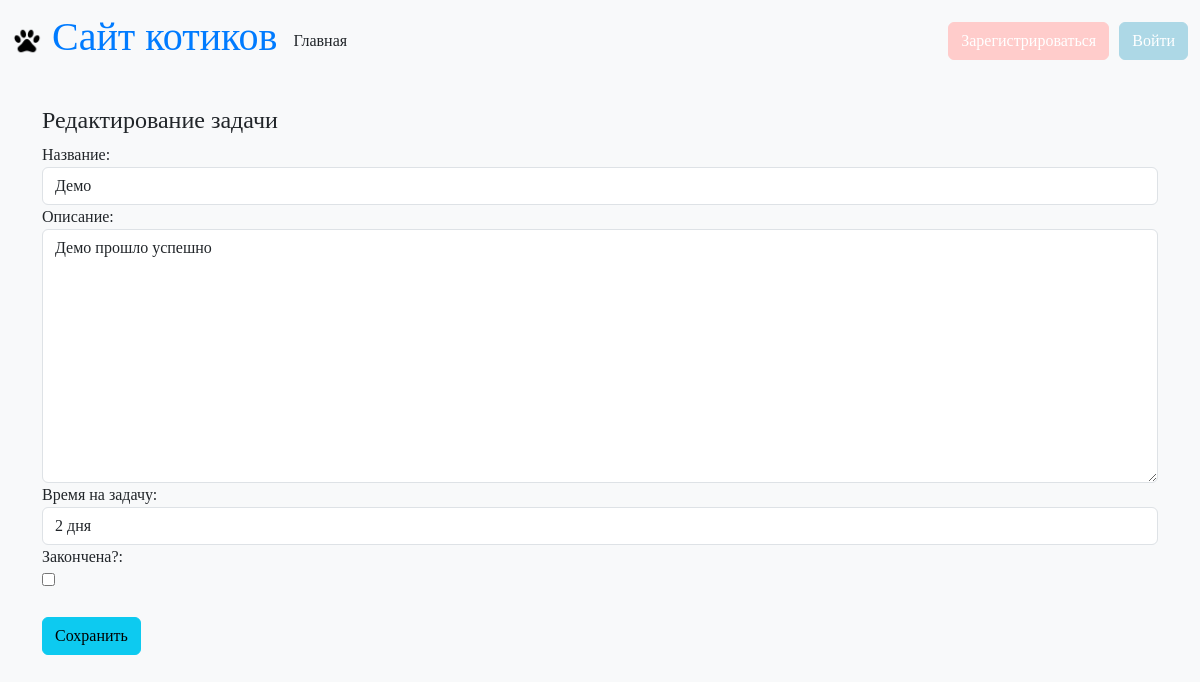
/edit_task/2/, run on an earlier commit of the app's database.
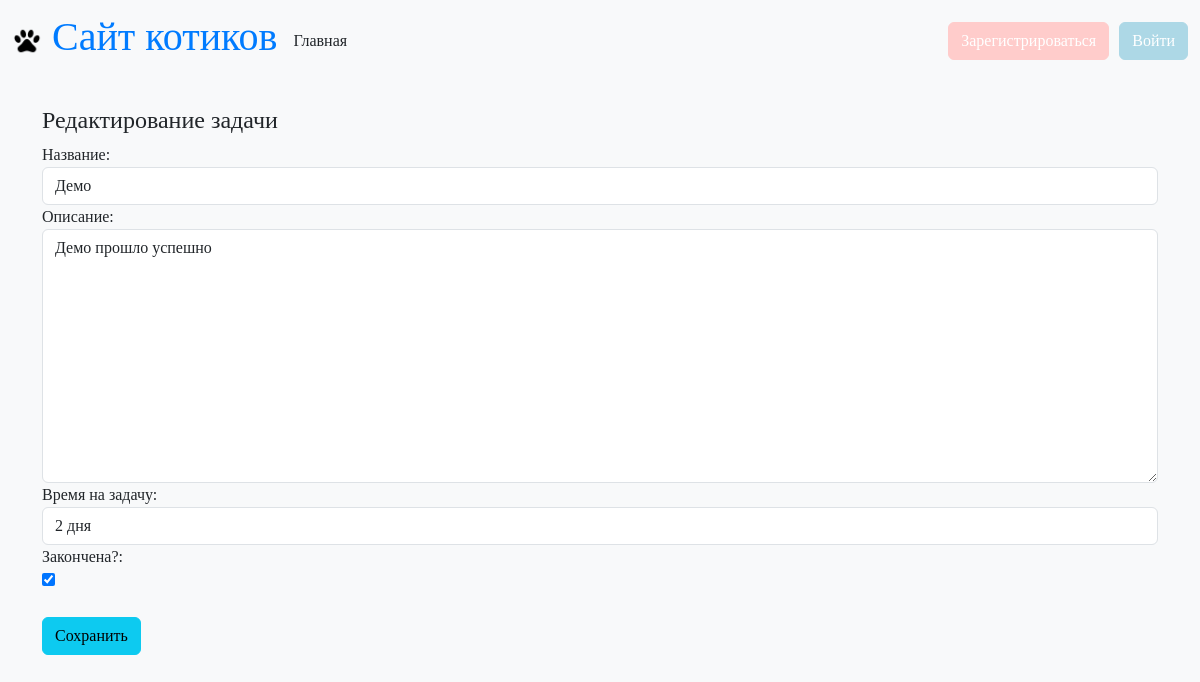
And on a later commit of the database.
### main/models.py (models this page shows, shortened)
class Task(models.Model):
    user = models.ForeignKey(settings.AUTH_USER_MODEL, on_delete=models.CASCADE, verbose_name='Пользователь', related_name='tasks', default=None, null=True)
    title = models.CharField('Название', max_length=100, null=False, blank=False)
    task = models.TextField('Описание', null=False, blank=False)
    work_size = models.CharField('Время на задачу', max_length=100, null=True)
    start_date = models.DateField('Дата начала', default=None, null=True)
    end_date = models.DateField('Дата окончания', default=None, null=True)
    is_finished = models.BooleanField('Закончена?', default=False)
    class Meta:
        verbose_name = 'Задача'
        verbose_name_plural = 'Задачи'

### main/views.py (the view, shortened to what this page needs)
# urls.py: path('edit_task/<int:task_id>/', views.EditTask.as_view(), name='edit_task'),
class EditTask(View):
    template_name = 'tasks/edit_task.html'
    def get(self, request, task_id):
        task = get_object_or_404(Task, id=task_id)
        contex = {'form': EditTaskForm(instance=task), 'task': task}
        return render(request, self.template_name, contex)

### main/forms.py
class EditTaskForm(forms.ModelForm):
    class Meta:
        model = Task
        fields = ['title', 'task', 'work_size', 'is_finished']
        labels = {
            'title': 'Название',
            'task': 'Описание',
            'work_size': 'Время на задачу',
            'is_finished': 'Закончена?'
        }

### main/templates/tasks/edit_task.html (shortened to what this page needs)
{% extends "main/base.html" %}
{% load widget_tweaks %}
{% block content %}
    <h4>Редактирование задачи</h4>
    <form action="{% url 'edit_task' task.id %}" method="post">
        {{ form.title.label }}:<br>
         <div>
                {{ form.title|add_class:'form-control' }}
         </div>
        {{ form.task.label }}:<br>
         <div>
                {{ form.task|add_class:'form-control' }}
         </div>
        {{ form.work_size.label }}:<br>
         <div>
                {{ form.work_size|add_class:'form-control' }}
         </div>
        {{ form.is_finished.label }}:<br>
         <div>
                {{ form.is_finished }}
         </div>
        <br>
        <button type="submit" class="btn btn-info">Сохранить</button>
    </form>
{% endblock %}

What changed in the data, as far as the page shows it:
changed Task "Демо": is_finished "☐" → "☑"
